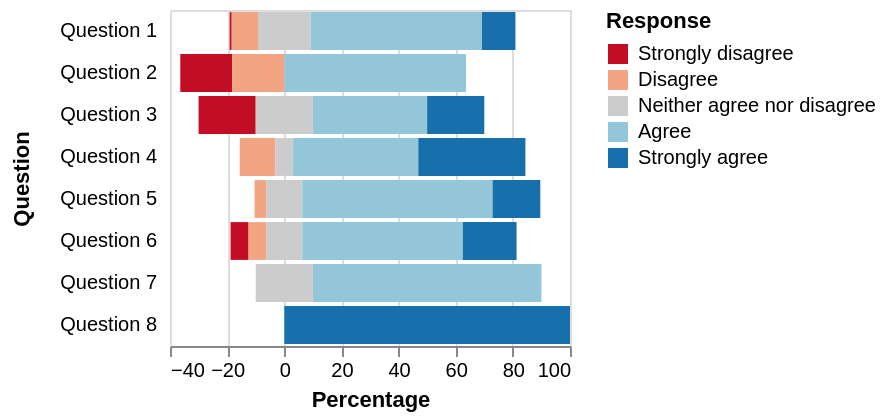

Write a Vega-Lite specification for this figure.
### Vega specification from a JSON file in a GitHub repository (floating-point values rounded to 4 significant figures)
{"$schema": "https://vega.github.io/schema/vega/v3.0.json", "description": "A diverging stacked bar chart for sentiments towards a set of eight questions, displayed as percentages with neutral responses straddling the 0% mark", "autosize": "pad", "padding": 5, "width": 200, "style": "cell", "data": [{"name": "source_0", "values": [{"question": "Question 1", "type": "Strongly disagree", "value": 24, "percentage": 0.7, "percentage_start": -19.1, "percentage_end": -18.4}, {"question": "Question 1", "type": "Disagree", "value": 294, "percentage": 9.1, "percentage_start": -18.4, "percentage_end": -9.2}, {"question": "Question 1", "type": "Neither agree nor disagree", "value": 594, "percentage": 18.5, "percentage_start": -9.2, "percentage_end": 9.2}, {"question": "Question 1", "type": "Agree", "value": 1927, "percentage": 59.9, "percentage_start": 9.2, "percentage_end": 69.2}, {"question": "Question 1", "type": "Strongly agree", "value": 376, "percentage": 11.7, "percentage_start": 69.2, "percentage_end": 80.9}, {"question": "Question 2", "type": "Strongly disagree", "value": 2, "percentage": 18.2, "percentage_start": -36.4, "percentage_end": -18.2}, {"question": "Question 2", "type": "Disagree", "value": 2, "percentage": 18.2, "percentage_start": -18.2, "percentage_end": 0}, {"question": "Question 2", "type": "Neither agree nor disagree", "value": 0, "percentage": 0, "percentage_start": 0, "percentage_end": 0}, {"question": "Question 2", "type": "Agree", "value": 7, "percentage": 63.6, "percentage_start": 0, "percentage_end": 63.6}, {"question": "Question 2", "type": "Strongly agree", "value": 11, "percentage": 0, "percentage_start": 63.6, "percentage_end": 63.6}, {"question": "Question 3", "type": "Strongly disagree", "value": 2, "percentage": 20, "percentage_start": -30, "percentage_end": -10}, {"question": "Question 3", "type": "Disagree", "value": 0, "percentage": 0, "percentage_start": -10, "percentage_end": -10}, {"question": "Question 3", "type": "Neither agree nor disagree", "value": 2, "percentage": 20, "percentage_start": -10, "percentage_end": 10}, {"question": "Question 3", "type": "Agree", "value": 4, "percentage": 40, "percentage_start": 10, "percentage_end": 50}, {"question": "Question 3", "type": "Strongly agree", "value": 2, "percentage": 20, "percentage_start": 50, "percentage_end": 70}, {"question": "Question 4", "type": "Strongly disagree", "value": 0, "percentage": 0, "percentage_start": -15.6, "percentage_end": -15.6}, {"question": "Question 4", "type": "Disagree", "value": 2, "percentage": 12.5, "percentage_start": -15.6, "percentage_end": -3.1}, {"question": "Question 4", "type": "Neither agree nor disagree", "value": 1, "percentage": 6.3, "percentage_start": -3.1, "percentage_end": 3.1}, {"question": "Question 4", "type": "Agree", "value": 7, "percentage": 43.8, "percentage_start": 3.1, "percentage_end": 46.9}, {"question": "Question 4", "type": "Strongly agree", "value": 6, "percentage": 37.5, "percentage_start": 46.9, "percentage_end": 84.4}, {"question": "Question 5", "type": "Strongly disagree", "value": 0, "percentage": 0, "percentage_start": -10.4, "percentage_end": -10.4}, {"question": "Question 5", "type": "Disagree", "value": 1, "percentage": 4.2, "percentage_start": -10.4, "percentage_end": -6.3}, {"question": "Question 5", "type": "Neither agree nor disagree", "value": 3, "percentage": 12.5, "percentage_start": -6.3, "percentage_end": 6.3}, {"question": "Question 5", "type": "Agree", "value": 16, "percentage": 66.7, "percentage_start": 6.3, "percentage_end": 72.9}, {"question": "Question 5", "type": "Strongly agree", "value": 4, "percentage": 16.7, "percentage_start": 72.9, "percentage_end": 89.6}, {"question": "Question 6", "type": "Strongly disagree", "value": 1, "percentage": 6.3, "percentage_start": -18.8, "percentage_end": -12.5}, {"question": "Question 6", "type": "Disagree", "value": 1, "percentage": 6.3, "percentage_start": -12.5, "percentage_end": -6.3}, {"question": "Question 6", "type": "Neither agree nor disagree", "value": 2, "percentage": 12.5, "percentage_start": -6.3, "percentage_end": 6.3}, {"question": "Question 6", "type": "Agree", "value": 9, "percentage": 56.3, "percentage_start": 6.3, "percentage_end": 62.5}, {"question": "Question 6", "type": "Strongly agree", "value": 3, "percentage": 18.8, "percentage_start": 62.5, "percentage_end": 81.3}, {"question": "Question 7", "type": "Strongly disagree", "value": 0, "percentage": 0, "percentage_start": -10, "percentage_end": -10}, {"question": "Question 7", "type": "Disagree", "value": 0, "percentage": 0, "percentage_start": -10, "percentage_end": -10}, {"question": "Question 7", "type": "Neither agree nor disagree", "value": 1, "percentage": 20, "percentage_start": -10, "percentage_end": 10}, {"question": "Question 7", "type": "Agree", "value": 4, "percentage": 80, "percentage_start": 10, "percentage_end": 90}, {"question": "Question 7", "type": "Strongly agree", "value": 0, "percentage": 0, "percentage_start": 90, "percentage_end": 90}, {"question": "Question 8", "type": "Strongly disagree", "value": 0, "percentage": 0, "percentage_start": 0, "percentage_end": 0}, {"question": "Question 8", "type": "Disagree", "value": 0, "percentage": 0, "percentage_start": 0, "percentage_end": 0}, {"question": "Question 8", "type": "Neither agree nor disagree", "value": 0, "percentage": 0, "percentage_start": 0, "percentage_end": 0}, {"question": "Question 8", "type": "Agree", "value": 0, "percentage": 0, "percentage_start": 0, "percentage_end": 0}, {"question": "Question 8", "type": "Strongly agree", "value": 2, "percentage": 100, "percentage_start": 0, "percentage_end": 100}]}, {"name": "data_0", "source": "source_0", "transform": [{"type": "formula", "expr": "toNumber(datum[\"percentage_start\"])", "as": "percentage_start"}, {"type": "formula", "expr": "toNumber(datum[\"percentage_end\"])", "as": "percentage_end"}, {"type": "filter", "expr": "datum[\"percentage_start\"] !== null && !isNaN(datum[\"percentage_start\"])"}]}], "signals": [{"name": "y_step", "value": 21}, {"name": "height", "update": "bandspace(domain('y').length, 0.1, 0.05) * y_step"}], "marks": [{"name": "marks", "type": "rect", "style": ["bar"], "from": {"data": "data_0"}, "encode": {"update": {"fill": {"scale": "color", "field": "type"}, "x": {"scale": "x", "field": "percentage_start"}, "x2": {"scale": "x", "field": "percentage_end"}, "y": {"scale": "y", "field": "question"}, "height": {"scale": "y", "band": true}}}}], "scales": [{"name": "x", "type": "linear", "domain": {"data": "data_0", "fields": ["percentage_start", "percentage_end"]}, "range": [0, {"signal": "width"}], "nice": true, "zero": true}, {"name": "y", "type": "band", "domain": {"data": "data_0", "field": "question", "sort": true}, "range": {"step": {"signal": "y_step"}}, "paddingInner": 0.1, "paddingOuter": 0.05}, {"name": "color", "type": "ordinal", "domain": ["Strongly disagree", "Disagree", "Neither agree nor disagree", "Agree", "Strongly agree"], "range": ["#c30d24", "#f3a583", "#cccccc", "#94c6da", "#1770ab"]}], "axes": [{"scale": "x", "orient": "bottom", "title": "Percentage", "labelFlush": true, "labelOverlap": true, "tickCount": {"signal": "ceil(width/40)"}, "zindex": 1}, {"scale": "x", "orient": "bottom", "grid": true, "tickCount": {"signal": "ceil(width/40)"}, "gridScale": "y", "domain": false, "labels": false, "maxExtent": 0, "minExtent": 0, "ticks": false, "zindex": 0}, {"scale": "y", "orient": "left", "title": "Question", "domain": false, "minExtent": 60, "offset": 5, "ticks": false, "zindex": 1}], "legends": [{"title": "Response", "fill": "color", "encode": {"symbols": {"update": {"shape": {"value": "square"}}}}}], "config": {"axisY": {"minExtent": 30}}}
